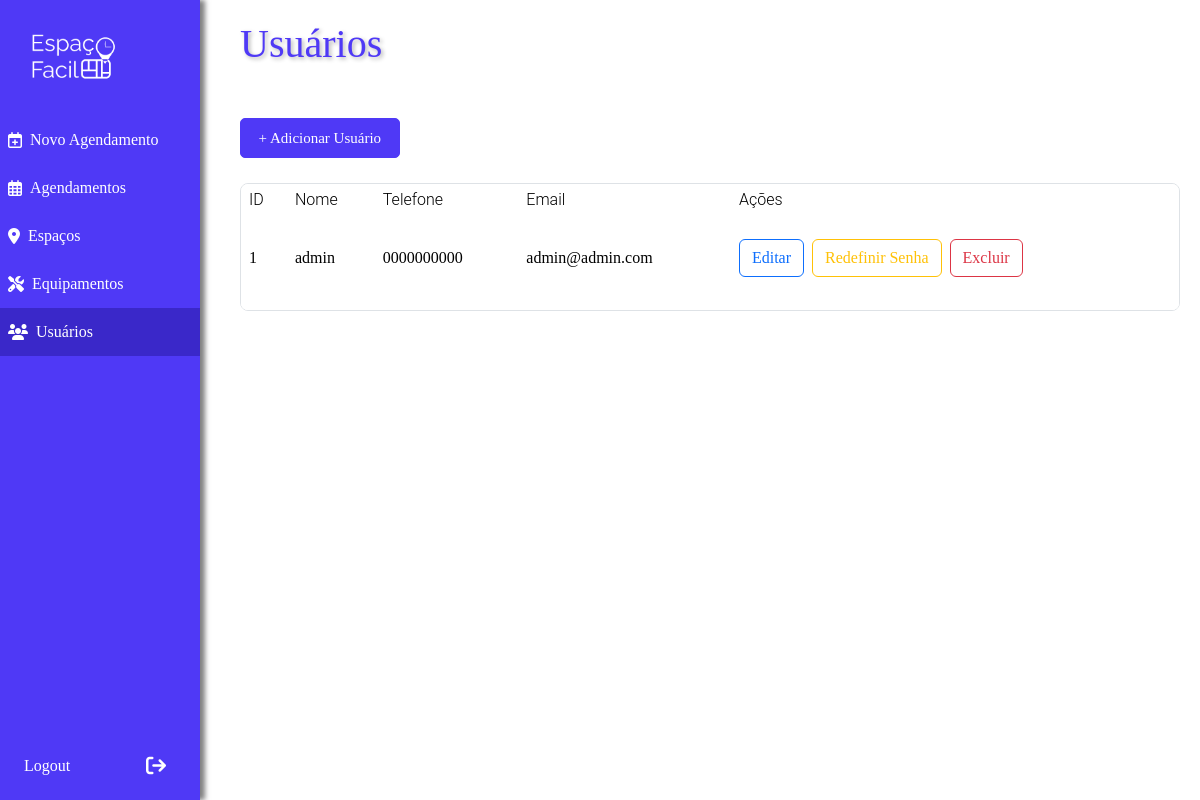
The app's page /userList/ (signed in), older data.
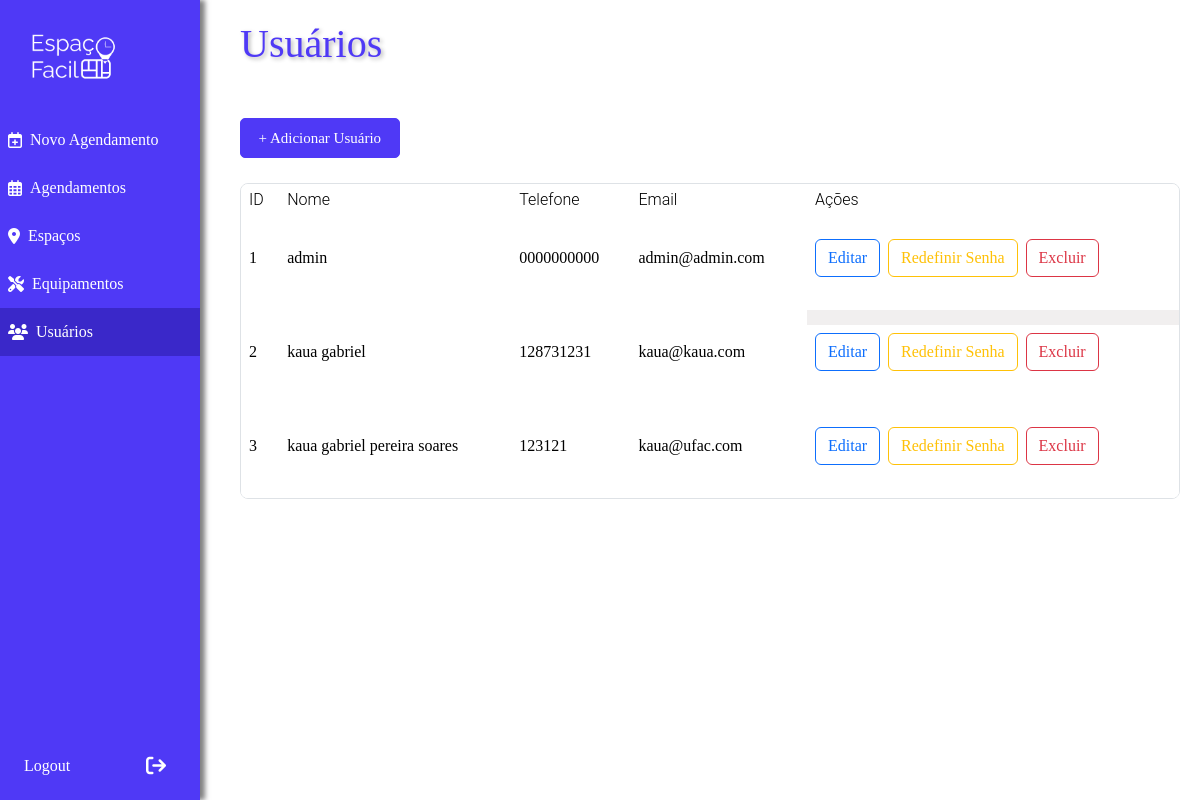
The same page, newer data.
### app/models.py (models this page shows, shortened)
class User(AbstractBaseUser, PermissionsMixin):
    name = models.CharField(max_length=100)
    email = models.EmailField(unique=True)
    phone = models.CharField(max_length=15)
    is_active = models.BooleanField(default=True)
    is_staff = models.BooleanField(default=False)
    objects = CustomUserManager()
    USERNAME_FIELD = 'email'
    REQUIRED_FIELDS = ['name']

### app/views.py (the view)
# urls.py: path('userList/', UserListView.as_view(), name="user_list"),
class UserListView(LoginRequiredMixin, ListView):
    model = User

### templates/app/user_list.html
{% extends "base.html" %}
{% load static %}
{% block content %}
<div class="table-container">
  <h1>Usuários</h1>
  <button class="button-registry">
    <a href={% url 'user_create' %}>+ Adicionar Usuário</a>
  </button>
  <table class="table">
    <thead>
      <tr>
        <th scope="col">ID</th>
        <th scope="col">Nome</th>
        <th scope="col">Telefone</th>
        <th scope="col">Email</th>
        <th scope="col">Ações</th>
      </tr>
    </thead>
    <tbody>
      {% for user in user_list %}
      <tr>
        <th scope="row">{{ user.pk }}</th>
        <td>{{ user.name }}</td>
        <td>{{ user.phone }}</td>
        <td>{{ user.email }}</td>
        <td class="actions">
          <button class="btn btn-outline-primary" onclick="window.location.href='{% url 'user_update' pk=user.pk %}'">
            Editar
          </button>
          <button class="btn btn-outline-warning" onclick="window.location.href='{% url 'user_password_reset' pk=user.pk %}'">
            Redefinir Senha
          </button>
          <button class="btn btn-outline-danger" onclick="window.location.href='{% url 'user_delete' pk=user.pk %}'">
            Excluir
          </button>
        </td>
      </tr>
      {% endfor %}
    </tbody>
  </table>
</div>
{% endblock %}

### templates/base.html (shortened to what this page needs)
{% load static %}
<!DOCTYPE html>
<html lang="pt-br">
    <head>
        {% block css %}
          {% load bootstrap5 %}
          {% bootstrap_css %}
          <link rel="stylesheet" href="{% static 'css/reset_css.css' %}">
          <link rel="stylesheet" href="{% static 'css/menu.css' %}" >
          <link rel="stylesheet" href="{% static 'css/table.css' %}">
          <link rel="stylesheet" href="{% static 'css/calendar.css' %}">
          <link rel="stylesheet"  href="{% static 'css/base.css' %}">
          <link href="https://cdnjs.cloudflare.com/ajax/libs/font-awesome/5.15.4/css/all.min.css" rel="stylesheet">
          <link rel="stylesheet" href="https://cdn.jsdelivr.net/npm/flatpickr/dist/flatpickr.min.css">
          <link rel="stylesheet" href="https://cdn.jsdelivr.net/npm/bootstrap-datepicker@1.10.0/dist/css/bootstrap-datepicker.min.css">
        {% endblock %}
    </head>
    <body>
      <div class="container-main">
        <section class="section-container">
          <div>
            <a href= {% url "home" %}>
            <img src="{% static 'images/LOGO.png' %}" alt="Miha logo" >
          </div>
          <ul>
            <div>
                {% url 'home' as home_url %}
                <a href="{{ home_url }}" {% if request.path == home_url %}class="clicada"{% endif %}>
                    <i class="fa-regular fa-calendar-plus"></i>
                    <li>Novo Agendamento</li>
                </a>
                <a href="#" {% if request.path == '#' %}class="clicada"{% endif %}>
                    <i class="fa-regular fa-calendar-days"></i>
                    <li>Agendamentos</li>
                </a>
                {% url 'room_list' as room_list_url %}
                <a href="{{ room_list_url }}" {% if request.path == room_list_url %}class="clicada"{% endif %}>
                    <i class="fa-solid fa-location-dot"></i>
                    <li>Espaços</li>
                </a>
                {% url 'equipment_list' as equipment_list_url %}
                <a href="{{ equipment_list_url }}" {% if request.path == equipment_list_url %}class="clicada"{% endif %}>
                    <i class="fa-solid fa-screwdriver-wrench"></i>
                    <li>Equipamentos</li>
                </a>
                {% url 'user_list' as user_list_url %}
                <a href="{{ user_list_url }}" {% if request.path == user_list_url %}class="clicada"{% endif %}>
                    <i class="fa-solid fa-users"></i>
                    <li>Usuários</li>
                </a>
            </div>
            {% url 'logout' as logout_url %}
            <a href="{{ logout_url }}">
                <li class="logout">
                    <span>Logout</span>
                    <i class="fa-solid fa-arrow-right-from-bracket"></i>
                </li>
            </a>
          </ul>
        </section>
        <main class="content">
          {% block content %} {% endblock %}
        </main>
      </div>
    </body>
</html>

### app/static/css/menu.css (style rules this page uses)
* { margin: 0px; padding: 0px; box-sizing: border-box; }
.section-container { position: fixed; width: 200px; height: 100vh; background-color: #4F39F6; display: flex; flex-direction: column; box-shadow: 5px 0px 5px rgba(0, 0, 0, 0.5); }
.section-container img { width: 200px; height: 100px; padding: 1em; }
.section-container ul { display: flex; flex-direction: column; height: 100%; list-style: none; overflow-y: auto; flex-grow: 1; justify-content: space-between; }
.section-container ul div, .section-container ul a { width: 100%; transition: background-color 0.3s ease; color: white; }
.section-container ul a { display: flex; justify-content: space-between; width: 100%; transition: background-color 0.3s ease; color: white; }
.clicada { background-color: #3A28C9; }
.section-container ul a .logout { align-self: stretch; }
a, a li { display: flex; align-items: center; width: 100%; padding: 0.5em; text-decoration: none; color: inherit; }
.logout { display: flex; justify-content: space-between; margin-top: auto; padding: 1em; }
.logout i { font-size: 20px; margin-right: 10px; }
.container-main { display: flex; }
.content { margin-left: 220px; padding: 20px; flex-grow: 1; }

### app/static/css/table.css (style rules this page uses)
.table-container h1 { margin-bottom: 50px; }
.table-container { width: 100%; justify-content: center; align-items: center; }
table { width: 100%; border: 1px solid rgb(226, 224, 224); border-collapse: collapse; }
th { padding: 15px; text-align: left; }
table thead tr th { color: rgb(145, 143, 143); font-family: 'Roboto', sans-serif; font-weight: 300; }
button { border: 1px solid #4F39F6; border-radius: 5px; padding: 4px 10px; margin-bottom: 25px; cursor: pointer; transition: background 0.3s ease; }
button a { font-size: 15px; text-decoration: none; color: white; }
.actions { margin-top: 15px; display: flex; align-items: center; gap: 8px; }
tbody tr:nth-child(even) { background-color: #f1efef; }
tbody tr:nth-child(odd) { background-color: #ffffff; }
tbody tr { border-top: 1px solid #e0e0e0; }
table { width: 100%; border: 1px solid rgb(226, 224, 224); border-radius: 8px; border-collapse: separate; border-spacing: 0; overflow: hidden; }

### app/static/css/base.css (style rules this page uses)
h1, h2, h3, h4, h5, h6 { color: #4F39F6; }
h1 { margin-bottom: 50px; width: 100%; font-size: 2.5rem; font-weight: 500; line-height: 1.2; text-shadow: 2px 2px 4px rgba(0, 0, 0, 0.3); }

Row changes from the older to the newer data that the page shows:
added User: pk "2", name "kaua gabriel", phone "128731231", email "kaua@kaua.com"
added User: pk "3", name "kaua gabriel pereira soares", phone "123121", email "kaua@ufac.com"
